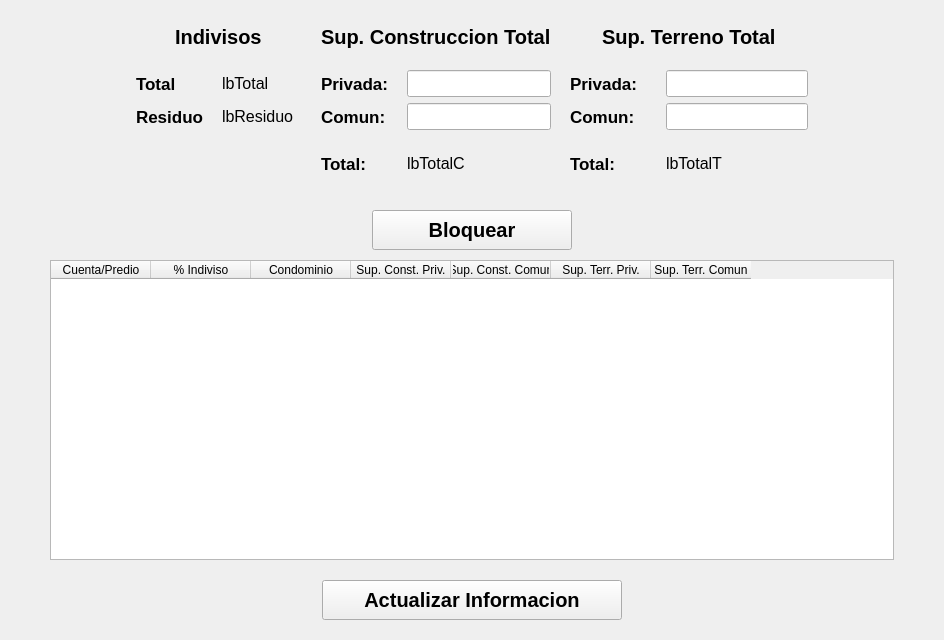
                <widget class="QWidget" name="scrollAreaWidgetContents_8">
                 <property name="geometry">
                  <rect>
                   <x>0</x>
                   <y>0</y>
                   <width>944</width>
                   <height>640</height>
                  </rect>
                 </property>
                 <layout class="QGridLayout" name="gridLayout_30">
                  <property name="leftMargin">
                   <number>0</number>
                  </property>
                  <property name="topMargin">
                   <number>0</number>
                  </property>
                  <property name="rightMargin">
                   <number>0</number>
                  </property>
                  <property name="bottomMargin">
                   <number>0</number>
                  </property>
                  <property name="spacing">
                   <number>0</number>
                  </property>
                  <item row="0" column="1" alignment="Qt::AlignHCenter">
                   <widget class="QWidget" name="widget_14" native="true">
                    <property name="minimumSize">
                     <size>
                      <width>0</width>
                      <height>200</height>
                     </size>
                    </property>
                    <property name="maximumSize">
                     <size>
                      <width>16777215</width>
                      <height>200</height>
                     </size>
                    </property>
                    <layout class="QGridLayout" name="gridLayout_31">
                     <item row="3" column="3">
                      <widget class="QLabel" name="label_128">
                       <property name="font">
                        <font>
                         <pointsize>13</pointsize>
                         <weight>75</weight>
                         <bold>true</bold>
                        </font>
                       </property>
                       <property name="text">
                        <string>Total:</string>
                       </property>
                      </widget>
                     </item>
                     <item row="2" column="4">
                      <widget class="QLabel" name="lbComunC">
                       <property name="font">
                        <font>
                         <pointsize>12</pointsize>
                         <weight>50</weight>
                         <italic>false</italic>
                         <bold>false</bold>
                        </font>
                       </property>
                       <property name="text">
                        <string>lbComunC</string>
                       </property>
                      </widget>
                     </item>
                     <item row="1" column="2">
                      <widget class="QLabel" name="label_132">
                       <property name="maximumSize">
                        <size>
                         <width>50</width>
                         <height>16777215</height>
                        </size>
                       </property>
                       <property name="text">
                        <string/>
                       </property>
                      </widget>
                     </item>
                     <item row="1" column="1">
                      <widget class="QLabel" name="lbTotal">
                       <property name="minimumSize">
                        <size>
                         <width>80</width>
                         <height>24</height>
                        </size>
                       </property>
                       <property name="maximumSize">
                        <size>
                         <width>80</width>
                         <height>24</height>
                        </size>
                       </property>
                       <property name="font">
                        <font>
                         <pointsize>12</pointsize>
                         <weight>50</weight>
                         <italic>false</italic>
                         <bold>false</bold>
                        </font>
                       </property>
                       <property name="text">
                        <string>lbTotal</string>
                       </property>
                      </widget>
                     </item>
                     <item row="1" column="0">
                      <widget class="QLabel" name="label_112">
                       <property name="minimumSize">
                        <size>
                         <width>80</width>
                         <height>0</height>
                        </size>
                       </property>
                       <property name="maximumSize">
                        <size>
                         <width>80</width>
                         <height>16777215</height>
                        </size>
                       </property>
                       <property name="font">
                        <font>
                         <pointsize>13</pointsize>
                         <weight>75</weight>
                         <bold>true</bold>
                        </font>
                       </property>
                       <property name="text">
                        <string>Total</string>
                       </property>
                      </widget>
                     </item>
                     <item row="0" column="0" colspan="2" alignment="Qt::AlignHCenter">
                      <widget class="QLabel" name="label_110">
                       <property name="font">
                        <font>
                         <pointsize>15</pointsize>
                         <weight>75</weight>
                         <bold>true</bold>
                        </font>
                       </property>
                       <property name="text">
                        <string>Indivisos</string>
                       </property>
                      </widget>
                     </item>
                     <item row="1" column="8">
                      <widget class="QLabel" name="lbPrivadaT">
                       <property name="minimumSize">
                        <size>
                         <width>120</width>
                         <height>0</height>
                        </size>
                       </property>
                       <property name="maximumSize">
                        <size>
                         <width>120</width>
                         <height>16777215</height>
                        </size>
                       </property>
                       <property name="font">
                        <font>
                         <pointsize>12</pointsize>
                         <weight>50</weight>
                         <italic>false</italic>
                         <bold>false</bold>
                        </font>
                       </property>
                       <property name="text">
                        <string>lbPrivadaT</string>
                       </property>
                      </widget>
                     </item>
                     <item row="1" column="6">
                      <widget class="QLabel" name="label_133">
                       <property name="maximumSize">
                        <size>
                         <width>50</width>
                         <height>16777215</height>
                        </size>
                       </property>
                       <property name="text">
                        <string/>
                       </property>
                      </widget>
                     </item>
                     <item row="2" column="7">
                      <widget class="QLabel" name="label_124">
                       <property name="font">
                        <font>
                         <pointsize>13</pointsize>
                         <weight>75</weight>
                         <bold>true</bold>
                        </font>
                       </property>
                       <property name="text">
                        <string>Comun:</string>
                       </property>
                      </widget>
                     </item>
                     <item row="3" column="4">
                      <widget class="QLabel" name="lbTotalC">
                       <property name="font">
                        <font>
                         <pointsize>12</pointsize>
                         <weight>50</weight>
                         <italic>false</italic>
                         <bold>false</bold>
                        </font>
                       </property>
                       <property name="text">
                        <string>lbTotalC</string>
                       </property>
                      </widget>
                     </item>
                     <item row="0" column="3" colspan="2" alignment="Qt::AlignHCenter">
                      <widget class="QLabel" name="label_118">
                       <property name="font">
                        <font>
                         <pointsize>15</pointsize>
                         <weight>75</weight>
                         <bold>true</bold>
                        </font>
                       </property>
                       <property name="text">
                        <string>Sup. Construccion Total</string>
                       </property>
                      </widget>
                     </item>
                     <item row="1" column="7">
                      <widget class="QLabel" name="label_114">
                       <property name="minimumSize">
                        <size>
                         <width>90</width>
                         <height>0</height>
                        </size>
                       </property>
                       <property name="maximumSize">
                        <size>
                         <width>90</width>
                         <height>16777215</height>
                        </size>
                       </property>
                       <property name="font">
                        <font>
                         <pointsize>13</pointsize>
                         <weight>75</weight>
                         <bold>true</bold>
                        </font>
                       </property>
                       <property name="text">
                        <string>Privada:</string>
                       </property>
                      </widget>
                     </item>
                     <item row="2" column="8">
                      <widget class="QLabel" name="lbComunT">
                       <property name="maximumSize">
                        <size>
                         <width>120</width>
                         <height>16777215</height>
                        </size>
                       </property>
                       <property name="font">
                        <font>
                         <pointsize>12</pointsize>
                         <weight>50</weight>
                         <italic>false</italic>
                         <bold>false</bold>
                        </font>
                       </property>
                       <property name="text">
                        <string>lbComunT</string>
                       </property>
                      </widget>
                     </item>
                     <item row="2" column="0">
                      <widget class="QLabel" name="label_120">
                       <property name="font">
                        <font>
                         <pointsize>13</pointsize>
                         <weight>75</weight>
                         <bold>true</bold>
                        </font>
                       </property>
                       <property name="text">
                        <string>Residuo</string>
                       </property>
                      </widget>
                     </item>
                     <item row="1" column="3">
                      <widget class="QLabel" name="label_109">
                       <property name="minimumSize">
                        <size>
                         <width>80</width>
                         <height>0</height>
                        </size>
                       </property>
                       <property name="maximumSize">
                        <size>
                         <width>80</width>
                         <height>16777215</height>
                        </size>
                       </property>
                       <property name="font">
                        <font>
                         <pointsize>13</pointsize>
                         <weight>75</weight>
                         <bold>true</bold>
                        </font>
                       </property>
                       <property name="text">
                        <string>Privada:</string>
                       </property>
                      </widget>
                     </item>
                     <item row="2" column="4">
                      <widget class="QLineEdit" name="leComunC">
                       <property name="font">
                        <font>
                         <pointsize>12</pointsize>
                        </font>
                       </property>
                      </widget>
                     </item>
                     <item row="0" column="7" colspan="2" alignment="Qt::AlignHCenter">
                      <widget class="QLabel" name="label_119">
                       <property name="font">
                        <font>
                         <pointsize>15</pointsize>
                         <weight>75</weight>
                         <bold>true</bold>
                        </font>
                       </property>
                       <property name="text">
                        <string>Sup. Terreno Total</string>
                       </property>
                      </widget>
                     </item>
                     <item row="1" column="4">
                      <widget class="QLabel" name="lbPrivadaC">
                       <property name="minimumSize">
                        <size>
                         <width>120</width>
                         <height>0</height>
                        </size>
                       </property>
                       <property name="maximumSize">
                        <size>
                         <width>120</width>
                         <height>16777215</height>
                        </size>
                       </property>
                       <property name="font">
                        <font>
                         <pointsize>12</pointsize>
                         <weight>50</weight>
                         <italic>false</italic>
                         <bold>false</bold>
                        </font>
                       </property>
                       <property name="text">
                        <string>lbPrivadaC</string>
                       </property>
                      </widget>
                     </item>
                     <item row="2" column="3">
                      <widget class="QLabel" name="label_122">
                       <property name="font">
                        <font>
                         <pointsize>13</pointsize>
                         <weight>75</weight>
                         <bold>true</bold>
                        </font>
                       </property>
                       <property name="text">
                        <string>Comun:</string>
                       </property>
                      </widget>
                     </item>
                     <item row="3" column="8">
                      <widget class="QLabel" name="lbTotalT">
                       <property name="font">
                        <font>
                         <pointsize>12</pointsize>
                         <weight>50</weight>
                         <italic>false</italic>
                         <bold>false</bold>
                        </font>
                       </property>
                       <property name="text">
                        <string>lbTotalT</string>
                       </property>
                      </widget>
                     </item>
                     <item row="2" column="1">
                      <widget class="QLabel" name="lbResiduo">
                       <property name="minimumSize">
                        <size>
                         <width>0</width>
                         <height>24</height>
                        </size>
                       </property>
                       <property name="maximumSize">
                        <size>
                         <width>16777215</width>
                         <height>24</height>
                        </size>
                       </property>
                       <property name="font">
                        <font>
                         <pointsize>12</pointsize>
                         <weight>50</weight>
                         <italic>false</italic>
                         <bold>false</bold>
                        </font>
                       </property>
                       <property name="text">
                        <string>lbResiduo</string>
                       </property>
                      </widget>
                     </item>
                     <item row="3" column="7">
                      <widget class="QLabel" name="label_130">
                       <property name="font">
                        <font>
                         <pointsize>13</pointsize>
                         <weight>75</weight>
                         <bold>true</bold>
                        </font>
                       </property>
                       <property name="text">
                        <string>Total:</string>
                       </property>
                      </widget>
                     </item>
                     <item row="1" column="4">
                      <widget class="QLineEdit" name="lePrivadaC">
                       <property name="font">
                        <font>
                         <pointsize>12</pointsize>
                        </font>
                       </property>
                      </widget>
                     </item>
                     <item row="2" column="8">
                      <widget class="QLineEdit" name="leComunT">
                       <property name="font">
                        <font>
                         <pointsize>12</pointsize>
                        </font>
                       </property>
                      </widget>
                     </item>
                     <item row="1" column="8">
                      <widget class="QLineEdit" name="lePrivadaT">
                       <property name="font">
                        <font>
                         <pointsize>12</pointsize>
                        </font>
                       </property>
                      </widget>
                     </item>
                    </layout>
                   </widget>
                  </item>
                  <item row="2" column="1" alignment="Qt::AlignHCenter">
                   <widget class="QPushButton" name="btnBlocDesbloc">
                    <property name="minimumSize">
                     <size>
                      <width>200</width>
                      <height>40</height>
                     </size>
                    </property>
                    <property name="maximumSize">
                     <size>
                      <width>200</width>
                      <height>40</height>
                     </size>
                    </property>
                    <property name="font">
                     <font>
                      <pointsize>15</pointsize>
                      <weight>75</weight>
                      <bold>true</bold>
                     </font>
                    </property>
                    <property name="text">
                     <string>Bloquear</string>
                    </property>
                   </widget>
                  </item>
                  <item row="7" column="1">
                   <widget class="QLabel" name="label_138">
                    <property name="minimumSize">
                     <size>
                      <width>0</width>
                      <height>20</height>
                     </size>
                    </property>
                    <property name="maximumSize">
                     <size>
                      <width>16777215</width>
                      <height>20</height>
                     </size>
                    </property>
                    <property name="text">
                     <string/>
                    </property>
                   </widget>
                  </item>
                  <item row="3" column="1">
                   <widget class="QLabel" name="label_139">
                    <property name="minimumSize">
                     <size>
                      <width>0</width>
                      <height>10</height>
                     </size>
                    </property>
                    <property name="maximumSize">
                     <size>
                      <width>16777215</width>
                      <height>20</height>
                     </size>
                    </property>
                    <property name="text">
                     <string/>
                    </property>
                   </widget>
                  </item>
                  <item row="4" column="1">
                   <widget class="QTableWidget" name="twIndivisos">
                    <property name="minimumSize">
                     <size>
                      <width>0</width>
                      <height>300</height>
                     </size>
                    </property>
                    <property name="maximumSize">
                     <size>
                      <width>16777215</width>
                      <height>300</height>
                     </size>
                    </property>
                    <column>
                     <property name="text">
                      <string>Cuenta/Predio</string>
                     </property>
                    </column>
                    <column>
                     <property name="text">
                      <string>% Indiviso</string>
                     </property>
                    </column>
                    <column>
                     <property name="text">
                      <string>Condominio</string>
                     </property>
                    </column>
                    <column>
                     <property name="text">
                      <string>Sup. Const. Priv.</string>
                     </property>
                    </column>
                    <column>
                     <property name="text">
                      <string>Sup. Const. Comun</string>
                     </property>
                    </column>
                    <column>
                     <property name="text">
                      <string>Sup. Terr. Priv.</string>
                     </property>
                    </column>
                    <column>
                     <property name="text">
                      <string>Sup. Terr. Comun</string>
                     </property>
                    </column>
                   </widget>
                  </item>
                  <item row="4" column="0">
                   <widget class="QLabel" name="label_134">
                    <property name="minimumSize">
                     <size>
                      <width>50</width>
                      <height>0</height>
                     </size>
                    </property>
                    <property name="maximumSize">
                     <size>
                      <width>50</width>
                      <height>16777215</height>
                     </size>
                    </property>
                    <property name="text">
                     <string/>
                    </property>
                   </widget>
                  </item>
                  <item row="5" column="1">
                   <widget class="QLabel" name="label_136">
                    <property name="minimumSize">
                     <size>
                      <width>0</width>
                      <height>20</height>
                     </size>
                    </property>
                    <property name="maximumSize">
                     <size>
                      <width>16777215</width>
                      <height>20</height>
                     </size>
                    </property>
                    <property name="text">
                     <string/>
                    </property>
                   </widget>
                  </item>
                  <item row="4" column="2">
                   <widget class="QLabel" name="label_135">
                    <property name="minimumSize">
                     <size>
                      <width>50</width>
                      <height>0</height>
                     </size>
                    </property>
                    <property name="maximumSize">
                     <size>
                      <width>50</width>
                      <height>16777215</height>
                     </size>
                    </property>
                    <property name="text">
                     <string/>
                    </property>
                   </widget>
                  </item>
                  <item row="6" column="1" alignment="Qt::AlignHCenter">
                   <widget class="QPushButton" name="btnActualizaInfo">
                    <property name="minimumSize">
                     <size>
                      <width>300</width>
                      <height>40</height>
                     </size>
                    </property>
                    <property name="maximumSize">
                     <size>
                      <width>300</width>
                      <height>40</height>
                     </size>
                    </property>
                    <property name="font">
                     <font>
                      <pointsize>15</pointsize>
                      <weight>75</weight>
                      <bold>true</bold>
                     </font>
                    </property>
                    <property name="text">
                     <string>Actualizar Informacion</string>
                    </property>
                   </widget>
                  </item>
                  <item row="1" column="1">
                   <widget class="QLabel" name="label_140">
                    <property name="minimumSize">
                     <size>
                      <width>0</width>
                      <height>10</height>
                     </size>
                    </property>
                    <property name="maximumSize">
                     <size>
                      <width>16777215</width>
                      <height>20</height>
                     </size>
                    </property>
                    <property name="text">
                     <string/>
                    </property>
                   </widget>
                  </item>
                 </layout>
                </widget>
